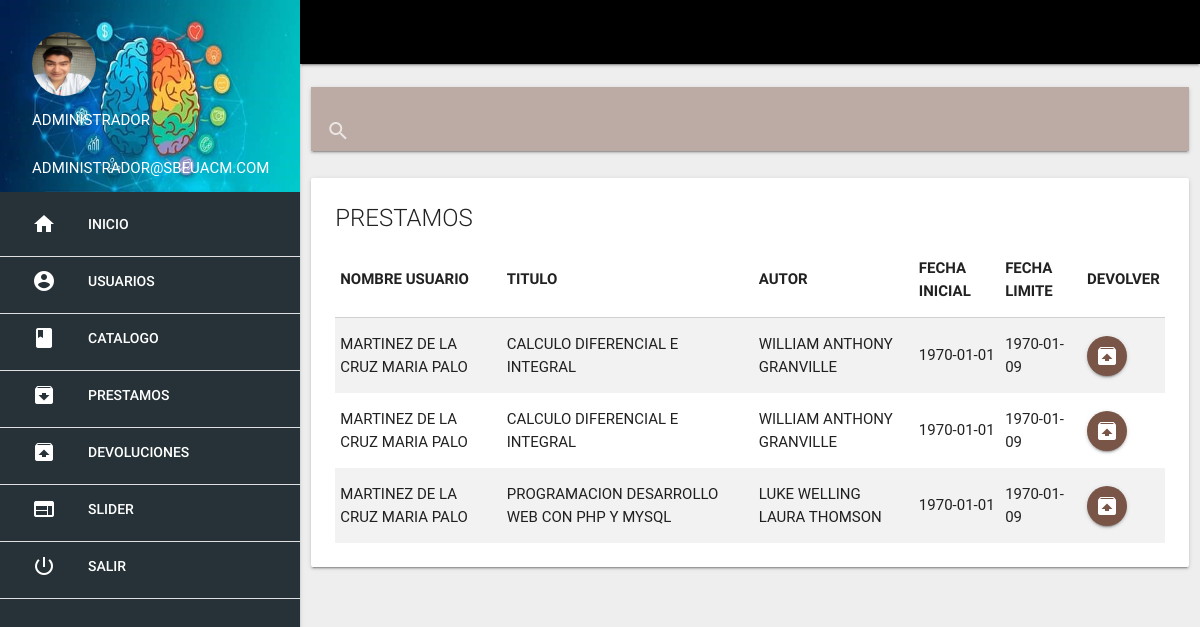
/UACM/prestamos/index.php (signed in), run on the app's committed database.
### tables this page shows
CREATE TABLE `prestamos` (
  `id` int(11) NOT NULL,
  `titulo` varchar(200) NOT NULL,
  `autor` varchar(100) NOT NULL,
  `nombre` varchar(30) NOT NULL,
  `fecha_inicial` date NOT NULL,
  `fecha_limite` date NOT NULL,
  `status` varchar(50) NOT NULL,
  `ejemplar` int(3) NOT NULL
);

### UACM/prestamos/lista_admin.php (the view, shortened to what this page needs)
<?php include'../extend/header.php'; ?>
<br>
<div class="row">
	<div class="col s12">
		<nav class="brown lighten-3">
			<div class="nav-wrapper">
				<div class="input-field">
					<input type="search" id="buscar" autocomplete="off">
					<label for="buscar"><i class="material-icons">search</i></label>
					<i class="material-icons">close</i>
				</div>
			</div>
		</nav>
	</div>
</div>
<?php $sel = $con->query("SELECT * FROM prestamos ");
?>
<div class="row">
	<div class="col s12">
		<div class="card">
			<div class="card-content">
				<span class="card-title">Prestamos</span>
				<table class="striped responsive-table">
					<thead>
						<th>Nombre Usuario</th>
						<th>Titulo</th>
						<th>Autor</th>
						<th>Fecha inicial</th>
						<th>Fecha limite</th>
						<th>Devolver</th>
					</thead>
					<?php while($f = $sel->fetch_assoc()){
					if($f['status'] == 'PRESTADO'){
					?>
						<tr>
							<td><?php echo $f['nombre'] ?></td>
							<td><?php echo $f['titulo'] ?></td>
							<td><?php echo $f['autor'] ?></td>
							<td><?php echo $f['fecha_inicial'] ?></td>
							<td><?php echo $f['fecha_limite']?></td>
							<td><a href="../devoluciones/up_devol.php?id=<?php echo $f['id'] ?>" class="btn-floating brown"><i class="material-icons">unarchive</i></a></td>
						</tr>
						<?php } }?>
				</table>
			</div>
		</div>
	</div>
</div>
<?php include'../extend/scripts.php'; ?>
</body>
</html>

### UACM/prestamos/index.php
<?php
include '../conexion/conexion.php';
if($_SESSION['nivel'] == 'ADMINISTRADOR' || $_SESSION['nivel'] == 'BIBLIOTECARIO'){
	include '../prestamos/lista_admin.php';
}else{
	include '../prestamos/lista_user.php';
}

### UACM/extend/header.php (shortened to what this page needs)
<!doctype html>
<html>
<head>
	<link rel="stylesheet" href="../css/styles.css">
	<link rel="stylesheet" href="../css/materialize.min.css">
	<link rel="stylesheet" href="../css/icon.css">
	<link rel="stylesheet" href="../css/sweetalert2.min.css">
</head>
<body class="grey lighten-3">
	<main>
		<?php
		if($_SESSION['nivel'] == 'ADMINISTRADOR' || $_SESSION['nivel'] == 'BIBLIOTECARIO'){
			include '../extend/menu_admin.php';
		}else{
			include '../extend/menu_usuarios.php';
		}
		?>

### UACM/extend/menu_admin.php (shortened to what this page needs)
<nav class="black">
</nav>
<ul id="menu" class="side-nav fixed blue-grey darken-4">
	<li>
		<div class="userView">
			<div class="background">
			<img src="../images/fondo.jpg" width="100%" height="100%" alt="">
			</div>
		<a href="../perfil/index.php"><img src="../usuarios/<?php echo $_SESSION['foto']; ?>" alt="" class="circle"></a>
		<a href="../perfil/perfil.php" class="white-text"><?php echo $_SESSION['nombre']; ?></a>
		<a href="" class="white-text"><?php echo $_SESSION['correo']; ?></a>
		</div>
	</li>
	<li><a href="../inicio" class="white-text"><i class="material-icons white-text">home</i>Inicio</a></li>
	<li><div class="divider"></div></li>
	<li><a href="../usuarios" class="white-text"><i class="material-icons white-text">account_circle</i>Usuarios</a></li>
	<li><div class="divider"></div></li>
	<li><a href="../catalogo" class="white-text"><i class="material-icons white-text">book</i>Catalogo</a></li>
	<li><div class="divider"></div></li>
	<li><a href="../prestamos" class="white-text"><i class="material-icons white-text">archive</i>Prestamos</a></li>
	<li><div class="divider"></div></li>
	<li><a href="../devoluciones" class="white-text"><i class="material-icons white-text">unarchive</i>Devoluciones</a></li>
	<li><div class="divider"></div></li>
	<li><a href="../inicio/slider.php" class="white-text"><i class="material-icons white-text">web</i>Slider</a></li>
	<li><div class="divider"></div></li>
	<li><a href="../login/salir.php" class="white-text"><i class="material-icons white-text">power_settings_new</i>Salir</a></li>
	<li><div class="divider"></div></li>
</ul>

### UACM/extend/scripts.php (shortened to what this page needs)
</main>

### UACM/css/styles.css (style rules this page uses)
body { text-transform: uppercase; }
header,main,footer { padding-left: 300px; }

### data on the page
prestamos: nombre "MARTINEZ DE LA CRUZ MARIA PALO", titulo "CALCULO DIFERENCIAL E INTEGRAL", autor "WILLIAM ANTHONY GRANVILLE", fecha_inicial "1970-01-01", fecha_limite "1970-01-09"
prestamos: nombre "MARTINEZ DE LA CRUZ MARIA PALO", titulo "CALCULO DIFERENCIAL E INTEGRAL", autor "WILLIAM ANTHONY GRANVILLE", fecha_inicial "1970-01-01", fecha_limite "1970-01-09"
prestamos: nombre "MARTINEZ DE LA CRUZ MARIA PALO", titulo "PROGRAMACION DESARROLLO WEB CON PHP Y MYSQL", autor "LUKE WELLING LAURA THOMSON", fecha_inicial "1970-01-01", fecha_limite "1970-01-09"

### other printed values
$_SESSION['nombre'] "ADMINISTRADOR"
$_SESSION['correo'] "ADMINISTRADOR@SBEUACM.COM"
